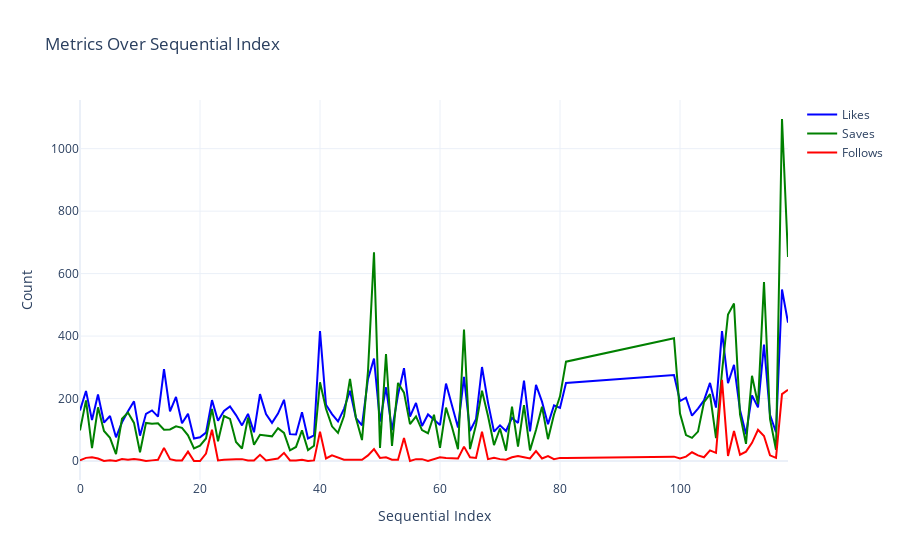

The notebook cell this image was saved under:
### Code cell
# Set default plotly template
pio.templates.default = "plotly_white"

# Create a figure with multiple traces (lines)
fig = go.Figure()

# Add trace for Likes
fig.add_trace(go.Scatter(x=df.index, y=df['Likes'], mode='lines', name='Likes', line=dict(color='blue')))

# Add trace for Saves
fig.add_trace(go.Scatter(x=df.index, y=df['Saves'], mode='lines', name='Saves', line=dict(color='green')))

# Add trace for Follows
fig.add_trace(go.Scatter(x=df.index, y=df['Follows'], mode='lines', name='Follows', line=dict(color='red')))

# Update layout
fig.update_layout(title='Metrics Over Sequential Index',
                  xaxis_title='Sequential Index',
                  yaxis_title='Count')

# Show the plot
fig.show()

### Figure 1 — Plotly figure (JSON) as saved in the notebook; plotly's stock layout.template omitted (floating-point values rounded to 4 significant figures)
{"data": [{"line": {"color": "blue"}, "mode": "lines", "name": "Likes", "type": "scatter", "x": [0, 1, 2, 3, 4, 5, 6, 7, 8, 9, 10, 11, 12, 13, 14, 15, 16, 17, 18, 19, 20, 21, 22, 23, 24, 25, 26, 27, 28, 29, 30, 31, 32, 33, 34, 35, 36, 37, 38, 39, 40, 41, 42, 43, 44, 45, 46, 47, 48, 49, 50, 51, 52, 53, 54, 55, 56, 57, 58, 59, 60, 61, 62, 63, 64, 65, 66, 67, 68, 69, 70, 71, 72, 73, 74, 75, 76, 77, 78, 79, 80, 81, 99, 100, 101, 102, 103, 104, 105, 106, 107, 108, 109, 110, 111, 112, 113, 114, 115, 116, 117, 118], "y": [162, 224, 131, 213, 123, 144, 76, 124, 159, 191, 81, 151, 162, 142, 294, 159, 205, 121, 151, 72, 76, 91, 195, 129, 160, 175, 147, 114, 151, 92, 214, 150, 122, 152, 196, 86, 85, 156, 72, 82, 416, 180, 150, 127, 167, 225, 137, 114, 263, 328, 126, 236, 99, 212, 297, 142, 186, 112, 149, 132, 115, 248, 178, 107, 269, 96, 134, 301, 187, 94, 114, 96, 138, 122, 257, 95, 244, 190, 118, 178, 170, 250, 275, 192, 203, 145, 168, 194, 250, 171, 416, 249, 308, 163, 86, 210, 172, 373, 148, 92, 549, 443]}, {"line": {"color": "green"}, "mode": "lines", "name": "Saves", "type": "scatter", "x": [0, 1, 2, 3, 4, 5, 6, 7, 8, 9, 10, 11, 12, 13, 14, 15, 16, 17, 18, 19, 20, 21, 22, 23, 24, 25, 26, 27, 28, 29, 30, 31, 32, 33, 34, 35, 36, 37, 38, 39, 40, 41, 42, 43, 44, 45, 46, 47, 48, 49, 50, 51, 52, 53, 54, 55, 56, 57, 58, 59, 60, 61, 62, 63, 64, 65, 66, 67, 68, 69, 70, 71, 72, 73, 74, 75, 76, 77, 78, 79, 80, 81, 99, 100, 101, 102, 103, 104, 105, 106, 107, 108, 109, 110, 111, 112, 113, 114, 115, 116, 117, 118], "y": [98, 194, 41, 172, 96, 74, 22, 135, 155, 122, 28, 122, 119, 121, 100, 101, 111, 106, 82, 40, 49, 72, 167, 63, 144, 135, 61, 40, 139, 52, 84, 81, 79, 105, 90, 34, 45, 98, 35, 49, 252, 167, 111, 90, 144, 263, 137, 67, 288, 668, 42, 342, 48, 250, 219, 118, 143, 99, 89, 148, 42, 171, 109, 38, 421, 38, 116, 225, 144, 51, 104, 33, 174, 46, 179, 34, 99, 174, 70, 149, 207, 318, 393, 152, 83, 74, 94, 188, 214, 73, 285, 469, 504, 149, 55, 273, 182, 573, 135, 36, 1095, 653]}, {"line": {"color": "red"}, "mode": "lines", "name": "Follows", "type": "scatter", "x": [0, 1, 2, 3, 4, 5, 6, 7, 8, 9, 10, 11, 12, 13, 14, 15, 16, 17, 18, 19, 20, 21, 22, 23, 24, 25, 26, 27, 28, 29, 30, 31, 32, 33, 34, 35, 36, 37, 38, 39, 40, 41, 42, 43, 44, 45, 46, 47, 48, 49, 50, 51, 52, 53, 54, 55, 56, 57, 58, 59, 60, 61, 62, 63, 64, 65, 66, 67, 68, 69, 70, 71, 72, 73, 74, 75, 76, 77, 78, 79, 80, 81, 99, 100, 101, 102, 103, 104, 105, 106, 107, 108, 109, 110, 111, 112, 113, 114, 115, 116, 117, 118], "y": [2, 10, 12, 8, 0, 2, 0, 6, 4, 6, 4, 0, 2, 4, 42, 6, 2, 2, 30, 0, 0, 24, 100, 2, 4, 6, 6, 6, 2, 2, 20, 2, 4, 8, 26, 2, 2, 4, 0, 2, 94, 8, 18, 10, 4, 4, 4, 4, 18, 38, 10, 12, 4, 4, 74, 0, 6, 6, 0, 6, 12, 10, 8, 8, 46, 12, 10, 94, 6, 10, 6, 4, 12, 16, 12, 8, 32, 8, 16, 6, 10, 10, 14, 8, 14, 28, 18, 12, 34, 26, 260, 16, 96, 20, 30, 58, 100, 80, 18, 10, 214, 228]}], "layout": {"title": {"text": "Metrics Over Sequential Index"}, "xaxis": {"title": {"text": "Sequential Index"}}, "yaxis": {"title": {"text": "Count"}}}}
